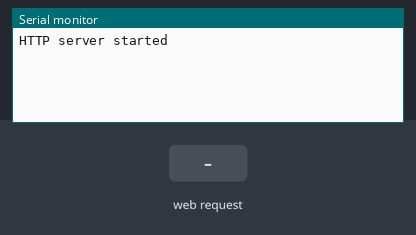
This sketch was run on a simulated ESP8266 (NodeMCU). Shown: the last lines printed to the serial monitor. The inputs (shaded band) are chosen by the test bench. WiFi joins after 1.5 s; servers stay silent unless stated.

Above: at 2.2 s.
2.3 s: HTTP request GET /homewifi?ssid=1 received
At 3.0 s:
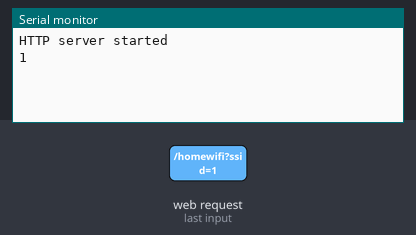
3.8 s: HTTP request GET /homewifi?ssid=0 received
At 4.2 s:
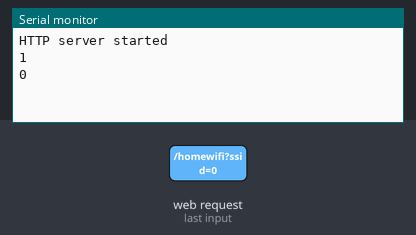

The sketch:

esp8266url.ino
```cpp
//藉由uRL的方式將esp8266連到家用網路
#include <ESP8266WiFi.h>
#include <WiFiClient.h>
#include <ESP8266WebServer.h>

#ifndef APSSID
#define APSSID "esp8266123"
#define APPSK  "fuckyou1234567890"
#endif

/* Set these to your desired credentials. */
const char *ssid = APSSID; //esp8266 APmode密碼
const char *password = APPSK;
String homessid=""; //家用wifi名稱
String homepassword="";

ESP8266WebServer server(80);

void setup() {
  delay(1000);
  Serial.begin(115200);
  WiFi.softAP(ssid,password); //設定apmode的密碼

  IPAddress myIP = WiFi.softAPIP();
  server.on("/homewifi", homewifift);
  server.begin();
  Serial.println("HTTP server started");
}

void loop() {
  server.handleClient();
}

//接收URL的家用wifi密碼
void homewifift() {
  server.send(200, "text/html", "<h1>You are connected</h1>");
  if(server.hasArg("ssid")){
    homessid = server.arg("ssid");
    Serial.println(homessid);
  }
  if(server.hasArg("password")){
    homepassword = server.arg("password");
    Serial.println(homepassword);
  }
  WiFi.begin(homessid,homepassword); //esp8266連到家中wifi
}
```

Measured:
- after the input at 2.3 s, the serial monitor: prints a new line at once (image 1)
- after the input at 3.8 s, the serial monitor: prints a new line at once (image 2)
